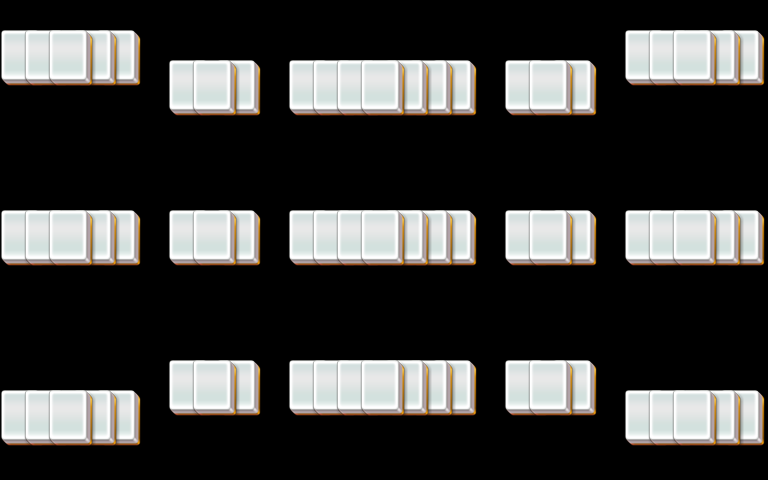

Rendered tile map (Tiled .tmx) drawn with the repository's tilesets; below, a short description and the map source with its tile grids summarised:
An orthogonal 32x16 tile map with 24x30 px tiles, 5 tile layers (layer1, layer2, layer3, layer4, ...).

<map version="1.0" orientation="orthogonal" width="32" height="16" tilewidth="24" tileheight="30">
 <properties>
  <property name="species" value="20" />
 </properties>
 <tileset firstgid="1" name="mahjong" tilewidth="48" tileheight="60">
  <image source="mahjong.png" />
 </tileset>
 <layer name="layer1" width="32" height="16">
  <data>[512 cells, 42 non-empty, 1 distinct tile ids]</data>
 </layer>
 <layer name="layer2" width="32" height="16">
  <data>[512 cells, 27 non-empty, 1 distinct tile ids]</data>
 </layer>
 <layer name="layer3" width="32" height="16">
  <data>[512 cells, 12 non-empty, 1 distinct tile ids]</data>
 </layer>
 <layer name="layer4" width="32" height="16">
  <data>[512 cells, 3 non-empty, 1 distinct tile ids]</data>
 </layer>
 <layer name="layer5" width="32" height="16">
  <data>[512 cells, 0 non-empty, 0 distinct tile ids]</data>
 </layer>
</map>
